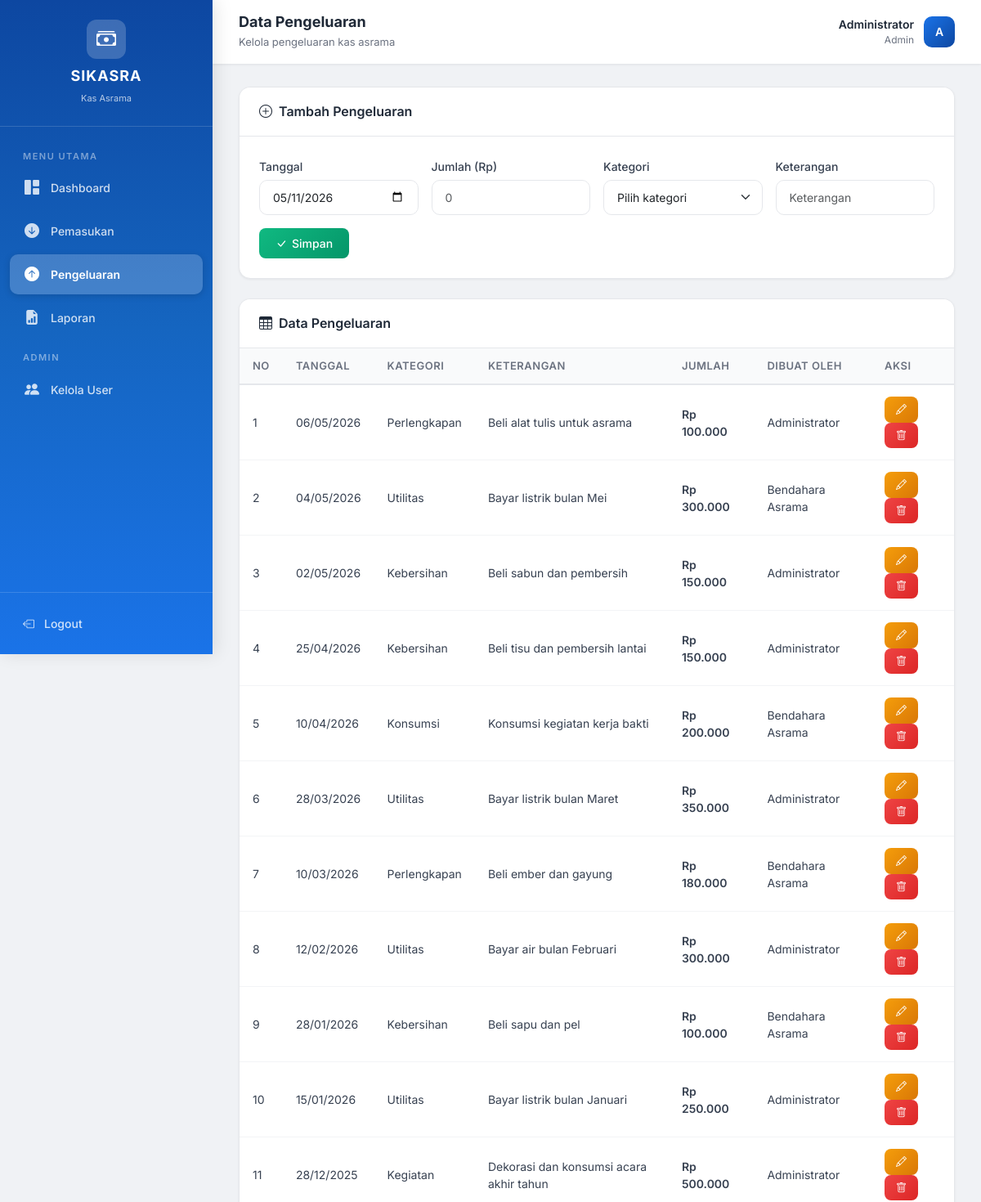
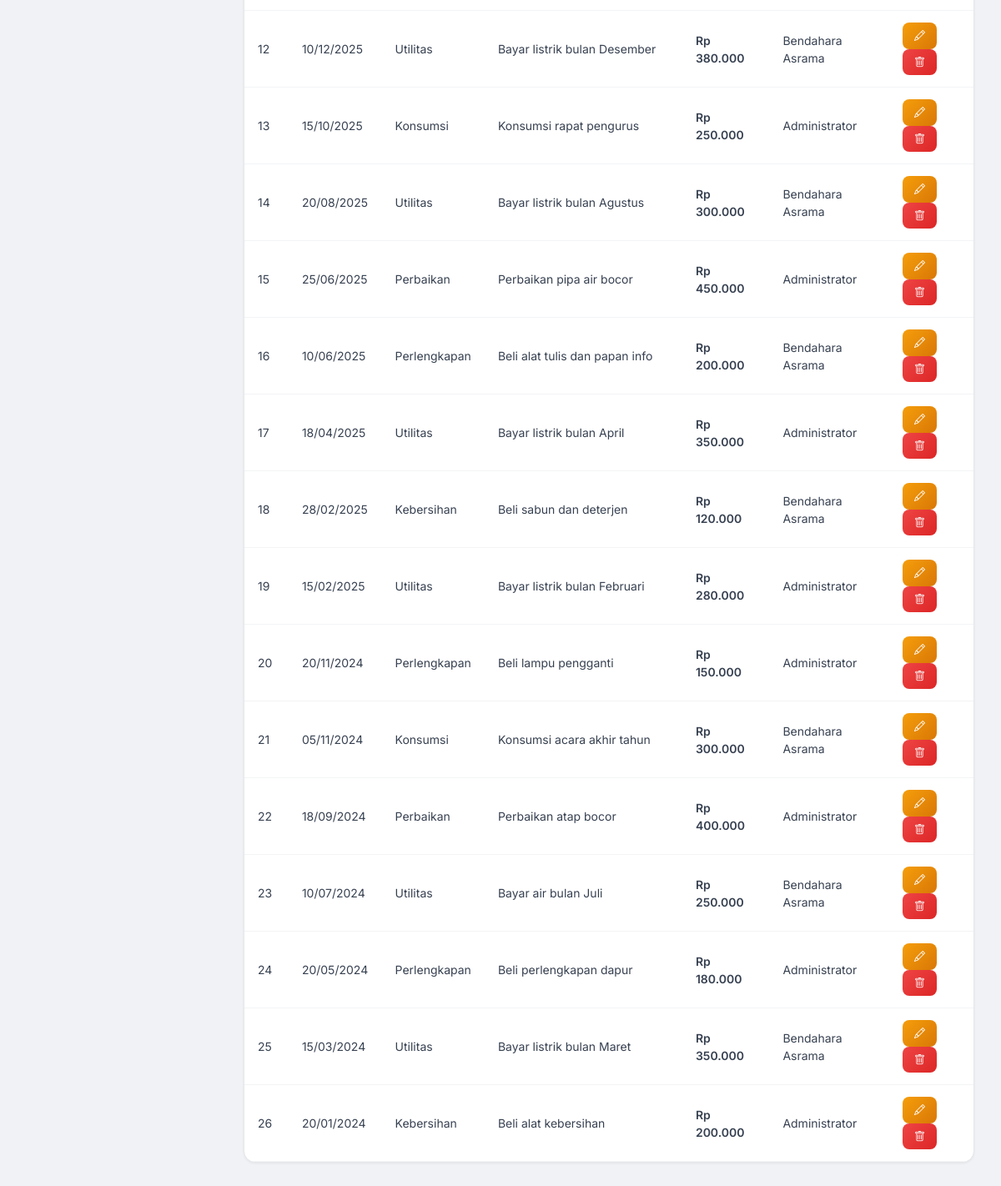
The app's page /pages/pengeluaran.php (signed in) with its own data (2 pictures, top to bottom).
### tables this page shows
CREATE TABLE IF NOT EXISTS pengeluaran (
    id INT AUTO_INCREMENT PRIMARY KEY,
    tanggal DATE NOT NULL,
    jumlah DECIMAL(15,2) NOT NULL,
    keterangan TEXT,
    kategori_pengeluaran VARCHAR(100) NOT NULL,
    created_by INT,
    created_at TIMESTAMP DEFAULT CURRENT_TIMESTAMP,
    FOREIGN KEY (created_by) REFERENCES users(id) ON DELETE SET NULL
);

CREATE TABLE IF NOT EXISTS users (
    id INT AUTO_INCREMENT PRIMARY KEY,
    username VARCHAR(50) NOT NULL UNIQUE,
    password VARCHAR(255) NOT NULL,
    nama_lengkap VARCHAR(100) NOT NULL,
    role ENUM('admin', 'bendahara') NOT NULL DEFAULT 'bendahara',
    created_at TIMESTAMP DEFAULT CURRENT_TIMESTAMP
);

### classes/Transaksi.php (called while the page is built, shortened)
<?php
class Transaksi {
    public function __construct($conn) {
        $this->conn = $conn;
    }
}
?>

### classes/Pengeluaran.php (called while the page is built, shortened)
<?php
require_once __DIR__ . '/Transaksi.php';
class Pengeluaran extends Transaksi {
    public function tampilPengeluaran() {
        $query = "SELECT p.*, u.nama_lengkap
                  FROM pengeluaran p
                  LEFT JOIN users u ON p.created_by = u.id
                  ORDER BY p.tanggal DESC";
        $result = $this->conn->query($query);
        return $result;
    }
}
?>

### pages/pengeluaran.php (the view, shortened to what this page needs)
<?php
require_once '../classes/Pengeluaran.php';
$db = new Database();
$conn = $db->getConnection();
$pengeluaran = new Pengeluaran($conn);
$editData = null;
$dataPengeluaran = $pengeluaran->tampilPengeluaran();
?>
<!DOCTYPE html>
<html lang="id">
<head>
    <link href="https://cdn.jsdelivr.net/npm/bootstrap@5.3.0/dist/css/bootstrap.min.css" rel="stylesheet">
    <link href="https://cdn.jsdelivr.net/npm/bootstrap-icons@1.10.0/font/bootstrap-icons.css" rel="stylesheet">
    <link href="../assets/css/style.css" rel="stylesheet">
</head>
<body>
<div class="app-wrapper">
    <?php include 'sidebar.php'; ?>
    <div class="main-content">
        <div class="top-navbar">
            <div class="page-title"><h5>Data Pengeluaran</h5><small>Kelola pengeluaran kas asrama</small></div>
            <div class="user-info">
                <div class="user-detail">
                    <div class="user-name"><?php echo $_SESSION['nama_lengkap']; ?></div>
                    <div class="user-role"><?php echo ucfirst($_SESSION['role']); ?></div>
                </div>
                <div class="user-avatar"><?php echo strtoupper(substr($_SESSION['nama_lengkap'],0,1)); ?></div>
            </div>
        </div>
        <div class="content-area">
            <div class="card-custom mb-4">
                <div class="card-header">
                    <h5><i class="bi bi-plus-circle me-2"></i><?php echo $editData ? 'Edit Pengeluaran' : 'Tambah Pengeluaran'; ?></h5>
                </div>
                <div class="card-body">
                    <form method="POST" action="" class="form-custom">
                        <div class="row g-3">
                            <div class="col-md-3">
                                <label class="form-label">Tanggal</label>
                                <input type="date" class="form-control" name="tanggal" value="<?php echo $editData ? $editData['tanggal'] : date('Y-m-d'); ?>" required>
                            </div>
                            <div class="col-md-3">
                                <label class="form-label">Jumlah (Rp)</label>
                                <input type="number" class="form-control" name="jumlah" placeholder="0" value="<?php echo $editData ? $editData['jumlah'] : ''; ?>" required>
                            </div>
                            <div class="col-md-3">
                                <label class="form-label">Kategori</label>
                                <select class="form-select" name="kategori_pengeluaran" required>
                                    <option value="">Pilih kategori</option>
                                </select>
                            </div>
                            <div class="col-md-3">
                                <label class="form-label">Keterangan</label>
                                <input type="text" class="form-control" name="keterangan" placeholder="Keterangan" value="<?php echo $editData ? $editData['keterangan'] : ''; ?>">
                            </div>
                        </div>
                        <div class="mt-3">
                            <button type="submit" class="btn-success-custom"><i class="bi bi-check-lg"></i> Simpan</button>
                        </div>
                    </form>
                </div>
            </div>
            <div class="card-custom">
                <div class="card-header"><h5><i class="bi bi-table me-2"></i>Data Pengeluaran</h5></div>
                <div class="card-body" style="padding:0;">
                    <table class="table-custom">
                        <thead><tr><th>No</th><th>Tanggal</th><th>Kategori</th><th>Keterangan</th><th>Jumlah</th><th>Dibuat Oleh</th><th>Aksi</th></tr></thead>
                        <tbody>
                        <?php $no=1; while($row=$dataPengeluaran->fetch_assoc()): ?>
                            <tr>
                                <td><?php echo $no++; ?></td>
                                <td><?php echo date('d/m/Y', strtotime($row['tanggal'])); ?></td>
                                <td><?php echo $row['kategori_pengeluaran']; ?></td>
                                <td><?php echo $row['keterangan']; ?></td>
                                <td class="money-red">Rp <?php echo number_format($row['jumlah'],0,',','.'); ?></td>
                                <td><?php echo $row['nama_lengkap'] ?? '-'; ?></td>
                                <td>
                                    <a href="pengeluaran.php?edit=<?php echo $row['id']; ?>" class="btn-warning-custom"><i class="bi bi-pencil"></i></a>
                                    <a href="pengeluaran.php?hapus=<?php echo $row['id']; ?>" class="btn-danger-custom" onclick="return confirm('Yakin hapus?')"><i class="bi bi-trash"></i></a>
                                </td>
                            </tr>
                        <?php endwhile; ?>
                        </tbody>
                    </table>
                </div>
            </div>
        </div>
    </div>
</div>
</body>
</html>

### assets/css/style.css (style rules this page uses)
* { margin: 0; padding: 0; box-sizing: border-box; }
body { font-family: 'Inter', sans-serif; background-color: #f0f2f5; color: #333; min-height: 100vh; }
.app-wrapper { display: flex; min-height: 100vh; }
.main-content { margin-left: 260px; flex: 1; min-height: 100vh; background: #f0f2f5; }
.top-navbar { background: white; padding: 16px 32px; display: flex; justify-content: space-between; align-items: center; box-shadow: 0 1px 3px rgba(0, 0, 0, 0.08); position: sticky; top: 0; z-index: 100; }
.top-navbar .page-title h5 { font-weight: 700; color: #1f2937; font-size: 18px; margin: 0; }
.top-navbar .page-title small { color: #6b7280; font-size: 13px; }
.top-navbar .user-info { display: flex; align-items: center; gap: 12px; }
.top-navbar .user-info .user-avatar { width: 38px; height: 38px; background: linear-gradient(135deg, #1a73e8, #0d47a1); border-radius: 10px; display: flex; align-items: center; justify-content: center; color: white; font-weight: 600; font-size: 14px; }
.top-navbar .user-info .user-detail { text-align: right; }
.top-navbar .user-info .user-detail .user-name { font-weight: 600; font-size: 14px; color: #1f2937; }
.top-navbar .user-info .user-detail .user-role { font-size: 12px; color: #6b7280; }
.content-area { padding: 28px 32px; }
.card-custom { background: white; border-radius: 14px; box-shadow: 0 1px 3px rgba(0, 0, 0, 0.06); border: 1px solid #e5e7eb; overflow: hidden; }
.card-custom .card-header { background: white; padding: 20px 24px; border-bottom: 1px solid #e5e7eb; display: flex; justify-content: space-between; align-items: center; }
.card-custom .card-header h5 { font-weight: 600; font-size: 16px; color: #1f2937; margin: 0; }
.card-custom .card-body { padding: 24px; }
.table-custom { width: 100%; border-collapse: collapse; }
.table-custom thead th { background: #f9fafb; padding: 12px 16px; font-size: 13px; font-weight: 600; color: #6b7280; text-transform: uppercase; letter-spacing: 0.5px; border-bottom: 2px solid #e5e7eb; text-align: left; }
.table-custom tbody td { padding: 14px 16px; font-size: 14px; color: #374151; border-bottom: 1px solid #f3f4f6; vertical-align: middle; }
.table-custom tbody tr { transition: background 0.2s ease; }
.btn-success-custom { background: linear-gradient(135deg, #10b981, #059669); border: none; border-radius: 8px; padding: 8px 20px; font-weight: 500; font-size: 14px; color: white; transition: all 0.3s ease; text-decoration: none; display: inline-flex; align-items: center; gap: 6px; }
.btn-danger-custom { background: linear-gradient(135deg, #ef4444, #dc2626); border: none; border-radius: 8px; padding: 6px 14px; font-weight: 500; font-size: 13px; color: white; transition: all 0.3s ease; text-decoration: none; display: inline-flex; align-items: center; gap: 4px; }
.btn-warning-custom { background: linear-gradient(135deg, #f59e0b, #d97706); border: none; border-radius: 8px; padding: 6px 14px; font-weight: 500; font-size: 13px; color: white; transition: all 0.3s ease; text-decoration: none; display: inline-flex; align-items: center; gap: 4px; }
.form-custom .form-label { font-weight: 500; color: #374151; font-size: 14px; margin-bottom: 6px; }
.form-custom .form-control, .form-custom .form-select { border-radius: 10px; padding: 10px 16px; border: 1.5px solid #e5e7eb; font-size: 14px; transition: all 0.3s ease; }
.money-red { color: #ef4444; font-weight: 600; }

### records on screen
pengeluaran: tanggal "06/05/2026", kategori_pengeluaran "Perlengkapan", keterangan "Beli alat tulis untuk asrama", jumlah "100.000", created_by.nama_lengkap "Administrator"
pengeluaran: tanggal "04/05/2026", kategori_pengeluaran "Utilitas", keterangan "Bayar listrik bulan Mei", jumlah "300.000", created_by.nama_lengkap "Bendahara Asrama"
pengeluaran: tanggal "02/05/2026", kategori_pengeluaran "Kebersihan", keterangan "Beli sabun dan pembersih", jumlah "150.000", created_by.nama_lengkap "Administrator"
pengeluaran: tanggal "25/04/2026", kategori_pengeluaran "Kebersihan", keterangan "Beli tisu dan pembersih lantai", jumlah "150.000", created_by.nama_lengkap "Administrator"
pengeluaran: tanggal "10/04/2026", kategori_pengeluaran "Konsumsi", keterangan "Konsumsi kegiatan kerja bakti", jumlah "200.000", created_by.nama_lengkap "Bendahara Asrama"
pengeluaran: tanggal "28/03/2026", kategori_pengeluaran "Utilitas", keterangan "Bayar listrik bulan Maret", jumlah "350.000", created_by.nama_lengkap "Administrator"
pengeluaran: tanggal "10/03/2026", kategori_pengeluaran "Perlengkapan", keterangan "Beli ember dan gayung", jumlah "180.000", created_by.nama_lengkap "Bendahara Asrama"
pengeluaran: tanggal "12/02/2026", kategori_pengeluaran "Utilitas", keterangan "Bayar air bulan Februari", jumlah "300.000", created_by.nama_lengkap "Administrator"
pengeluaran: tanggal "28/01/2026", kategori_pengeluaran "Kebersihan", keterangan "Beli sapu dan pel", jumlah "100.000", created_by.nama_lengkap "Bendahara Asrama"
pengeluaran: tanggal "15/01/2026", kategori_pengeluaran "Utilitas", keterangan "Bayar listrik bulan Januari", jumlah "250.000", created_by.nama_lengkap "Administrator"
pengeluaran: tanggal "28/12/2025", kategori_pengeluaran "Kegiatan", keterangan "Dekorasi dan konsumsi acara akhir tahun", jumlah "500.000", created_by.nama_lengkap "Administrator"
pengeluaran: tanggal "10/12/2025", kategori_pengeluaran "Utilitas", keterangan "Bayar listrik bulan Desember", jumlah "380.000", created_by.nama_lengkap "Bendahara Asrama"
pengeluaran: tanggal "15/10/2025", kategori_pengeluaran "Konsumsi", keterangan "Konsumsi rapat pengurus", jumlah "250.000", created_by.nama_lengkap "Administrator"
pengeluaran: tanggal "20/08/2025", kategori_pengeluaran "Utilitas", keterangan "Bayar listrik bulan Agustus", jumlah "300.000", created_by.nama_lengkap "Bendahara Asrama"
pengeluaran: tanggal "25/06/2025", kategori_pengeluaran "Perbaikan", keterangan "Perbaikan pipa air bocor", jumlah "450.000", created_by.nama_lengkap "Administrator"
pengeluaran: tanggal "10/06/2025", kategori_pengeluaran "Perlengkapan", keterangan "Beli alat tulis dan papan info", jumlah "200.000", created_by.nama_lengkap "Bendahara Asrama"
pengeluaran: tanggal "18/04/2025", kategori_pengeluaran "Utilitas", keterangan "Bayar listrik bulan April", jumlah "350.000", created_by.nama_lengkap "Administrator"
pengeluaran: tanggal "28/02/2025", kategori_pengeluaran "Kebersihan", keterangan "Beli sabun dan deterjen", jumlah "120.000", created_by.nama_lengkap "Bendahara Asrama"
pengeluaran: tanggal "15/02/2025", kategori_pengeluaran "Utilitas", keterangan "Bayar listrik bulan Februari", jumlah "280.000", created_by.nama_lengkap "Administrator"
pengeluaran: tanggal "20/11/2024", kategori_pengeluaran "Perlengkapan", keterangan "Beli lampu pengganti", jumlah "150.000", created_by.nama_lengkap "Administrator"
pengeluaran: tanggal "05/11/2024", kategori_pengeluaran "Konsumsi", keterangan "Konsumsi acara akhir tahun", jumlah "300.000", created_by.nama_lengkap "Bendahara Asrama"
pengeluaran: tanggal "18/09/2024", kategori_pengeluaran "Perbaikan", keterangan "Perbaikan atap bocor", jumlah "400.000", created_by.nama_lengkap "Administrator"
pengeluaran: tanggal "10/07/2024", kategori_pengeluaran "Utilitas", keterangan "Bayar air bulan Juli", jumlah "250.000", created_by.nama_lengkap "Bendahara Asrama"
pengeluaran: tanggal "20/05/2024", kategori_pengeluaran "Perlengkapan", keterangan "Beli perlengkapan dapur", jumlah "180.000", created_by.nama_lengkap "Administrator"
pengeluaran: tanggal "15/03/2024", kategori_pengeluaran "Utilitas", keterangan "Bayar listrik bulan Maret", jumlah "350.000", created_by.nama_lengkap "Bendahara Asrama"
pengeluaran: tanggal "20/01/2024", kategori_pengeluaran "Kebersihan", keterangan "Beli alat kebersihan", jumlah "200.000", created_by.nama_lengkap "Administrator"

### other values on screen
$_SESSION['nama_lengkap'] "Administrator"
$_SESSION['role'] "Admin"
substr($_SESSION['nama_lengkap'],0,1) "A"
